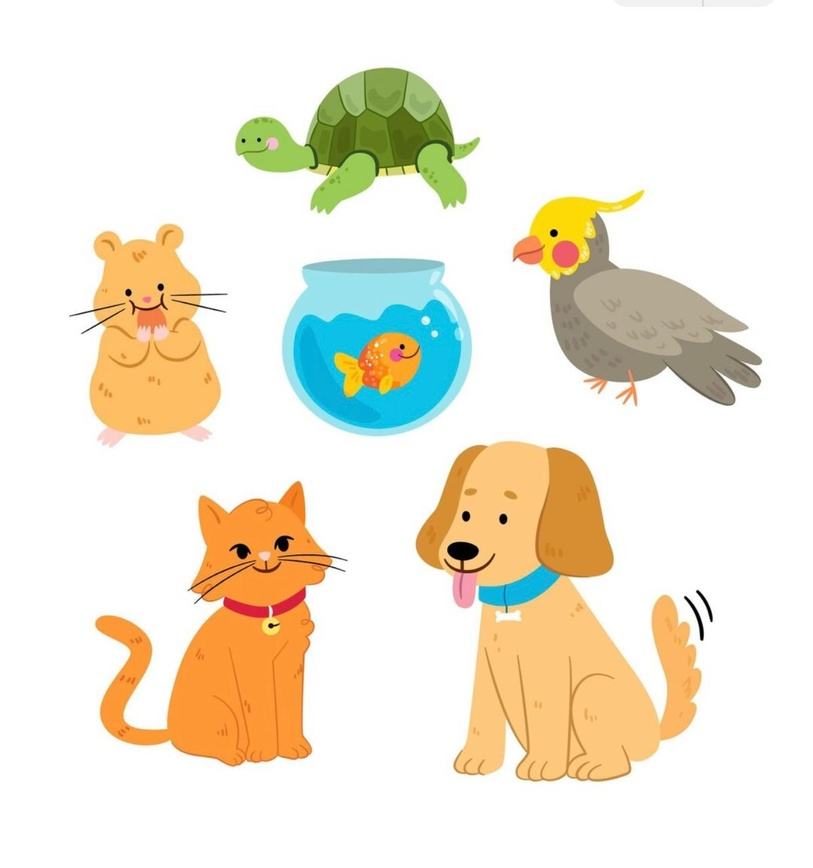
#> input picture a1.jpeg, 813 x 868 px, shrunk from 1199 x 1280 before the run
$ python problem7.py
#> lines starting #> are read from the running program, lines starting #| are printed output that depends on the picture
import cv2
import numpy as np
import matplotlib.pyplot as plt

image_path = ("a1.jpeg")
gray_img = cv2.imread(image_path, cv2.IMREAD_GRAYSCALE)
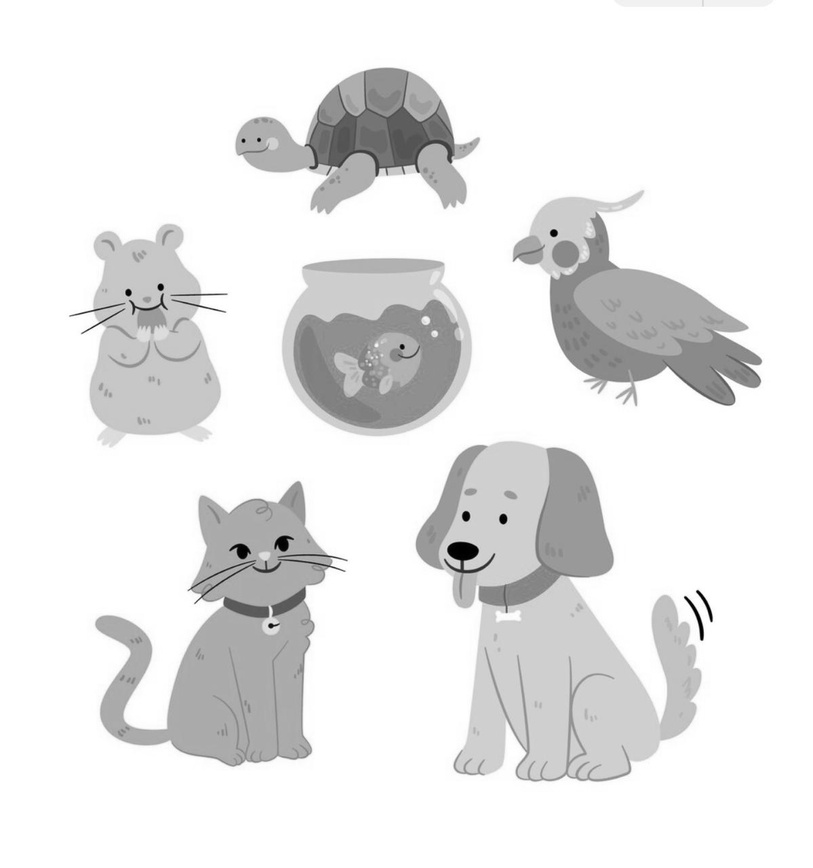
#> gray_img: shape (868, 813); min 0, max 255, mean 233.1

if gray_img is None:
    print(f"Error: Could not open or find '{image_path}'. Check file path.")
else:
    levels_list = [256, 128, 64, 32, 16, 8, 4, 2]
    quantized_images = []

    for levels in levels_list:
        if levels == 256:
            quantized = gray_img.copy()
        else:

            factor = 256 // levels

            quantized = (gray_img // factor) * factor

            quantized = np.clip(quantized * (255 / (255 - factor)), 0, 255).astype(np.uint8)

        quantized_images.append((levels, quantized))
#> after the loop, quantized_images = 8 items

    plt.figure(figsize=(16, 8))

    for idx, (levels, img) in enumerate(quantized_images, 1):
        plt.subplot(2, 4, idx)
        plt.imshow(img, cmap="gray", vmin=0, vmax=255)

        bits = int(np.log2(levels))
        plt.title(f"{levels} Levels ({bits}-bit)", fontsize=10, fontweight="bold")
        plt.axis("off")
#> this loop made 8 passes
#> (levels, bits) on passes 1 to 8: (256, 8), (128, 7), (64, 6), (32, 5), (16, 4), (8, 3), (4, 2), (2, 1)

    plt.tight_layout()
    plt.show()
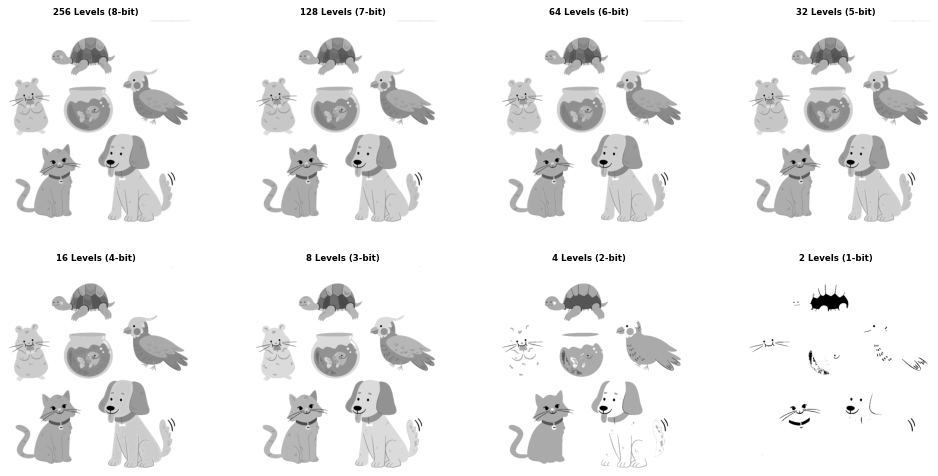
#> figure drawn by matplotlib, 8 panels
